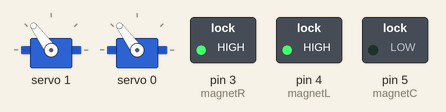
Recording of a sketch running on a simulated Arduino Uno, built with avr-gcc and run on an emulated ATmega328P. Parts: 2 × servo, switched loads named in the sketch (green lamp = pin HIGH).

Above: at 1.05 s.
At 2.0 s:
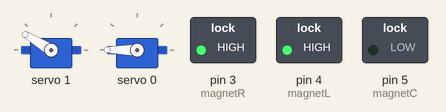
At 3.0 s:
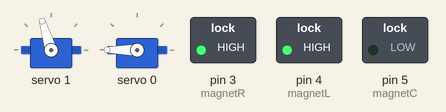
At 4.95 s:
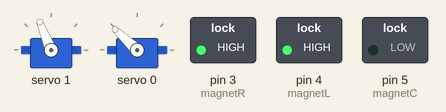
Timing chart, 0 to 6.4 s (numbered marks = the images above):
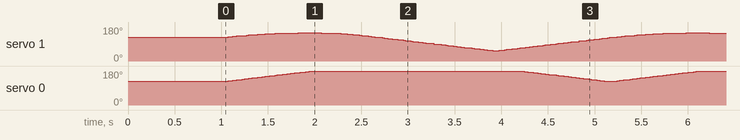

The sketch:

climb.ino
```cpp
#include <Wire.h>
#include <Adafruit_PWMServoDriver.h>

#define PI 3.1415926535897932384626
#define ANGLE_DEFAULT 90

int pinArmL = 1;
int pinArmR = 0;

int magnetR = 3;
int magnetL = 4;
int magnetC = 5;

Adafruit_PWMServoDriver pwm = Adafruit_PWMServoDriver();

void setup()
{
  // Initialize servo motor
  pwm.begin();
  pwm.setPWMFreq(50);
  pwm.setPWM(pinArmL, 0, map(ANGLE_DEFAULT, 0, 180, 150, 600));
  pwm.setPWM(pinArmR, 0, map(ANGLE_DEFAULT, 0, 180, 150, 600));

  // Initialize magnet
  pinMode(magnetR, OUTPUT);
  pinMode(magnetL, OUTPUT);
  pinMode(magnetC, OUTPUT);
  digitalWrite(magnetL, HIGH);
  digitalWrite(magnetR, HIGH);
  delay(1000);

  // Servo test code
  //  delay(10000);
  //  for (float theta = 0;; theta += 0.01) {
  //    pwm.setPWM(pinArmR, 0, ANGLE_DEFAULT + sin(theta) * 70);
  //    delay(10);
  //  }
}

void setServo(double l, double r)
{
  double angleLeft = ANGLE_DEFAULT + 150 - l * 180 / PI;
  double angleRight = ANGLE_DEFAULT + r * 180 / PI - 150;

  pwm.setPWM(pinArmL, 0, map(angleLeft, 0, 180, 150, 600));
  pwm.setPWM(pinArmR, 0, map(angleRight, 0, 180, 150, 600));
  delay(10);
}

void loop()
{
  setServo(2.6179938779914944, 2.6179938779914944);
  setServo(2.6080887603469263, 2.627993877991494);
  setServo(2.5983699241894533, 2.637993877991494);
  setServo(2.5888324069118784, 2.6479938779914938);
  setServo(2.5794715719881314, 2.6579938779914936);
  setServo(2.570283082169766, 2.6679938779914933);
  setServo(2.5612628755049816, 2.677993877991493);
  setServo(2.552407143826484, 2.687993877991493);
  setServo(2.5437123134058095, 2.6979938779914927);
  setServo(2.535175027514824, 2.7079938779914925);
  setServo(2.526792130671116, 2.7179938779914923);
  setServo(2.518560654374376, 2.727993877991492);
  setServo(2.510477804166715, 2.737993877991492);
  setServo(2.5025409478715375, 2.7479938779914916);
  setServo(2.4947476048844157, 2.7579938779914914);
  setServo(2.48709543640514, 2.767993877991491);
  setServo(2.4795822365139273, 2.777993877991491);
  setServo(2.4722059240064556, 2.787993877991491);
  setServo(2.464964534912592, 2.7979938779914906);
  setServo(2.4578562156323684, 2.8079938779914904);
  setServo(2.4508792166305833, 2.81799387799149);
  setServo(2.4440318866377906, 2.82799387799149);
  setServo(2.43731266731149, 2.8379938779914897);
  setServo(2.430720088316199, 2.8479938779914895);
  setServo(2.424252762785689, 2.8579938779914893);
  setServo(2.417909383134479, 2.867993877991489);
  setServo(2.411688717189182, 2.877993877991489);
  setServo(2.40558960461331, 2.8879938779914887);
  setServo(2.3996109536019175, 2.8979938779914884);
  setServo(2.393751737824707, 2.9079938779914882);
  setServo(2.3880109935985643, 2.917993877991488);
  setServo(2.3823878172721606, 2.927993877991488);
  setServo(2.3768813628071164, 2.9379938779914876);
  setServo(2.3714908395416994, 2.9479938779914874);
  setServo(2.3662155101243356, 2.957993877991487);
  setServo(2.361054688605503, 2.967993877991487);
  setServo(2.356007738677685, 2.9779938779914867);
  setServo(2.3510740720539913, 2.9879938779914865);
  setServo(2.3462531469770083, 2.9979938779914863);
  setServo(2.3415444668502854, 3.007993877991486);
  setServo(2.3369475789855705, 3.017993877991486);
  setServo(2.3324620734595993, 3.0279938779914857);
  setServo(2.3280875820748275, 3.0379938779914855);
  setServo(2.323823777419267, 3.0479938779914852);
  setServo(2.319670372020787, 3.057993877991485);
  setServo(2.3156271175920637, 3.067993877991485);
  setServo(2.311693804362654, 3.0779938779914846);
  setServo(2.307870260495037, 3.0879938779914844);
  setServo(2.3041563515820616, 3.097993877991484);
  setServo(2.300551980223603, 3.107993877991484);
  setServo(2.297057085680106, 3.1179938779914838);
  setServo(2.29367164360218, 3.1279938779914835);
  setServo(2.290395665834148, 3.1379938779914833);
  setServo(2.2872292002916934, 3.147993877991483);
  setServo(2.284172330911467, 3.157993877991483);
  setServo(2.281225177674157, 3.1679938779914827);
  setServo(2.2783878967002855, 3.1779938779914825);
  setServo(2.2756606804183943, 3.1879938779914823);
  setServo(2.2730437578076454, 3.197993877991482);
  setServo(2.270537394714675, 3.207993877991482);
  setServo(2.268141894246795, 3.2179938779914816);
  setServo(2.2658575972428783, 3.2279938779914814);
  setServo(2.263684882823902, 3.237993877991481);
  setServo(2.261624169025665, 3.247993877991481);
  setServo(2.2596759135165323, 3.2579938779914808);
  setServo(2.2578406144031575, 3.2679938779914806);
  setServo(2.2561188111280086, 3.2779938779914803);
  setServo(2.2545110854627346, 3.28799387799148);
  setServo(2.2530180626020084, 3.29799387799148);
  setServo(2.251640412362907, 3.3079938779914797);
  setServo(2.2503788504956783, 3.3179938779914795);
  setServo(2.24923414011222, 3.3279938779914793);
  setServo(2.2482070932393827, 3.337993877991479);
  setServo(2.2472985725048855, 3.347993877991479);
  setServo(2.2465094929646328, 3.3579938779914786);
  setServo(2.2458408240810277, 3.3679938779914784);
  setServo(2.245293591862879, 3.377993877991478);
  setServo(2.2448688811787867, 3.387993877991478);
  setServo(2.2445678382569914, 3.397993877991478);
  setServo(2.244391673386195, 3.4079938779914776);
  setServo(2.244341663833298, 3.4179938779914774);
  setServo(2.2444191569959338, 3.427993877991477);
  setServo(2.2446255738094614, 3.437993877991477);
  setServo(2.244962412430345, 3.4479938779914767);
  setServo(2.2454312522203814, 3.4579938779914765);
  setServo(2.246033758058926, 3.4679938779914763);
  setServo(2.2467716850134924, 3.477993877991476);
  setServo(2.247646883402639, 3.487993877991476);
  setServo(2.248661304289151, 3.4979938779914757);
  setServo(2.249817005446061, 3.5079938779914754);
  setServo(2.2511161578434367, 3.5179938779914752);
  setServo(2.25256105270975, 3.527993877991475);
  setServo(2.2541541092286685, 3.537993877991475);
  setServo(2.255897882939948, 3.5479938779914746);
  setServo(2.257795074922328, 3.5579938779914744);
  setServo(2.25984854184684, 3.567993877991474);
  setServo(2.2620613070012716, 3.577993877991474);
  setServo(2.264436572400716, 3.5879938779914737);
  setServo(2.2669777321158144, 3.5979938779914735);
  setServo(2.2696883869697775, 3.6079938779914733);
  setServo(2.272572360778077, 3.617993877991473);
  setServo(2.275633718331739, 3.627993877991473);
  setServo(2.2788767853569563, 3.6379938779914727);
  setServo(2.282306170721722, 3.6479938779914725);
  setServo(2.285926791205247, 3.6579938779914722);
  setServo(2.2897438992000887, 3.667993877991472);
  setServo(2.293763113781964, 3.677993877991472);
  setServo(2.2979904556609267, 3.6879938779914716);
  setServo(2.302432386623106, 3.6979938779914714);
  setServo(2.307095854188962, 3.707993877991471);
  setServo(2.3119883423573127, 3.717993877991471);
  setServo(2.3171179294813733, 3.7279938779914708);
  setServo(2.322493354543091, 3.7379938779914705);
  setServo(2.328124093367221, 3.7479938779914703);
  setServo(2.334020446663315, 3.75799387799147);
  setServo(2.340193642223716, 3.76799387799147);
  setServo(2.3466559541685115, 3.7779938779914697);
  setServo(2.3534208428543586, 3.7879938779914695);
  setServo(2.360503120009227, 3.7979938779914693);
  setServo(2.367919144897347, 3.807993877991469);
  setServo(2.37568705896883, 3.817993877991469);
  setServo(2.3838270686651906, 3.8279938779914686);
  setServo(2.392361789066849, 3.8379938779914684);
  setServo(2.4013166652238174, 3.847993877991468);
  setServo(2.4107204938214473, 3.857993877991468);
  setServo(2.417889439579052, 3.865295867600535);
  setServo(2.427889439579052, 3.8750479836405853);
  setServo(2.4378894395790516, 3.8843276336079247);
  setServo(2.4478894395790514, 3.893166465017474);
  setServo(2.457889439579051, 3.9015923120956995);
  setServo(2.467889439579051, 3.9096298096396453);
  setServo(2.4778894395790507, 3.917300884965979);
  setServo(2.4878894395790505, 3.9246251563299905);
  setServo(2.4978894395790503, 3.931620258697008);
  setServo(2.50788943957905, 3.9383021124487243);
  setServo(2.51788943957905, 3.944685146801552);
  setServo(2.5278894395790497, 3.950782486942793);
  setServo(2.5378894395790494, 3.9566061118457494);
  setServo(2.5478894395790492, 3.9621669881980646);
  setServo(2.557889439579049, 3.967475184724796);
  setServo(2.567889439579049, 3.9725399703083735);
  setServo(2.5778894395790486, 3.977369898630345);
  setServo(2.5878894395790484, 3.9819728815336632);
  setServo(2.597889439579048, 3.9863562528919028);
  setServo(2.607889439579048, 3.990526824446413);
  setServo(2.6178894395790477, 3.9944909348133995);
  setServo(2.6278894395790475, 3.9982544926556525);
  setServo(2.6378894395790473, 4.001823014846517);
  setServo(2.647889439579047, 4.0052016603181855);
  setServo(2.657889439579047, 4.008395260175865);
  setServo(2.6678894395790467, 4.011408344568751);
  setServo(2.6778894395790465, 4.014245166733992);
  setServo(2.6878894395790462, 4.016909724567995);
  setServo(2.697889439579046, 4.019405780027878);
  setServo(2.707889439579046, 4.0217368766228105);
  setServo(2.7178894395790456, 4.023906355218944);
  setServo(2.7278894395790454, 4.025917368350992);
  setServo(2.737889439579045, 4.027772893207932);
  setServo(2.747889439579045, 4.029475743438322);
  setServo(2.7578894395790448, 4.031028579902037);
  setServo(2.7678894395790445, 4.032433920479372);
  setServo(2.7778894395790443, 4.033694149034707);
  setServo(2.787889439579044, 4.034811523620171);
  setServo(2.797889439579044, 4.035788183994567);
  setServo(2.8078894395790437, 4.036626158524054);
  setServo(2.8178894395790435, 4.03732737052337);
  setServo(2.8278894395790433, 4.0378936440898086);
  setServo(2.837889439579043, 4.038326709476317);
  setServo(2.847889439579043, 4.038628208044974);
  setServo(2.8578894395790426, 4.038799696837716);
  setServo(2.8678894395790424, 4.038842652797214);
  setServo(2.877889439579042, 4.038758476667391);
  setServo(2.887889439579042, 4.038548496599921);
  setServo(2.8978894395790418, 4.0382139714905065);
  setServo(2.9078894395790416, 4.037756094066204);
  setServo(2.9178894395790413, 4.037175993742975);
  setServo(2.927889439579041, 4.036474739270771);
  setServo(2.937889439579041, 4.035653341181693);
  setServo(2.9478894395790407, 4.034712754055368);
  setServo(2.9578894395790405, 4.033653878614124);
  setServo(2.9678894395790403, 4.032477563659594);
  setServo(2.97788943957904, 4.031184607860899);
  setServo(2.98788943957904, 4.029775761404071);
  setServo(2.9978894395790396, 4.028251727510854);
  setServo(3.0078894395790394, 4.026613163834796);
  setServo(3.017889439579039, 4.024860683741339);
  setServo(3.027889439579039, 4.02299485747821);
  setServo(3.037889439579039, 4.021016213241657);
  setServo(3.0478894395790386, 4.018925238143524);
  setServo(3.0578894395790384, 4.016722379083616);
  setServo(3.067889439579038, 4.014408043531413);
  setServo(3.077889439579038, 4.011982600220455);
  setServo(3.0878894395790377, 4.009446379758719);
  setServo(3.0978894395790375, 4.006799675157483);
  setServo(3.1078894395790373, 4.004042742280954);
  setServo(3.117889439579037, 4.001175800218794);
  setServo(3.127889439579037, 3.998199031582838);
  setServo(3.1378894395790367, 3.9951125827294156);
  setServo(3.1478894395790364, 3.99191656390832);
  setServo(3.1578894395790362, 3.988611049338294);
  setServo(3.167889439579036, 3.9851960772109627);
  setServo(3.177889439579036, 3.9816716496206226);
  setServo(3.1878894395790356, 3.9780377324222296);
  setServo(3.1978894395790354, 3.974294255014994);
  setServo(3.207889439579035, 3.9704411100515022);
  setServo(3.217889439579035, 3.9664781530708333);
  setServo(3.2278894395790347, 3.9624052020540006);
  setServo(3.2378894395790345, 3.9582220368995866);
  setServo(3.2478894395790343, 3.9539283988175806);
  setServo(3.257889439579034, 3.9495239896381134);
  setServo(3.267889439579034, 3.9450084710323603);
  setServo(3.2778894395790337, 3.940381463641823);
  setServo(3.2878894395790335, 3.9356425461117874);
  setServo(3.2978894395790332, 3.930791254024603);
  setServo(3.307889439579033, 3.925827078727458);
  setServo(3.317889439579033, 3.920749466049028);
  setServo(3.3278894395790326, 3.9155578148985715);
  setServo(3.3378894395790324, 3.9102514757404414);
  setServo(3.347889439579032, 3.904829748936172);
  setServo(3.357889439579032, 3.899291882945399);
  setServo(3.3678894395790318, 3.8936370723761455);
  setServo(3.3778894395790315, 3.8878644558736544);
  setServo(3.3878894395790313, 3.8819731138361564);
  setServo(3.397889439579031, 3.8759620659444263);
  setServo(3.407889439579031, 3.8698302684908104);
  setServo(3.4178894395790307, 3.863576611491586);
  setServo(3.4278894395790305, 3.857199915565045);
  setServo(3.4378894395790303, 3.8506989285554893);
  setServo(3.44788943957903, 3.8440723218813235);
  setServo(3.45788943957903, 3.8373186865828246);
  setServo(3.4678894395790296, 3.8304365290424216);
  setServo(3.4778894395790294, 3.8234242663472324);
  setServo(3.487889439579029, 3.8162802212599005);
  setServo(3.497889439579029, 3.809002616759911);
  setServo(3.5078894395790288, 3.8015895701127143);
  setServo(3.5178894395790286, 3.7940390864190245);
  setServo(3.5278894395790283, 3.786349051590339);
  setServo(3.537889439579028, 3.7785172246900856);
  setServo(3.547889439579028, 3.7705412295717244);
  setServo(3.5578894395790277, 3.762418545736075);
  setServo(3.5678894395790275, 3.7541464983195127);
  setServo(3.5778894395790273, 3.745722247112559);
  setServo(3.587889439579027, 3.7371427744939676);
  setServo(3.597889439579027, 3.728404872149);
  setServo(3.6078894395790266, 3.719505126421005);
  setServo(3.6178894395790264, 3.7104399021226655);
  setServo(3.627889439579026, 3.701205324606314);
  setServo(3.637889439579026, 3.691797259860967);
  setServo(3.647889439579026, 3.682211292365828);
  setServo(3.6578894395790256, 3.6724427003850106);
  setServo(3.665191429188092, 3.665191429188092);
  setServo(3.655191429188092, 3.655191429188092);
  setServo(3.6451914291880922, 3.6451914291880922);
  setServo(3.6351914291880925, 3.6351914291880925);
  setServo(3.6251914291880927, 3.6251914291880927);
  setServo(3.615191429188093, 3.615191429188093);
  setServo(3.605191429188093, 3.605191429188093);
  setServo(3.5951914291880933, 3.5951914291880933);
  setServo(3.5851914291880935, 3.5851914291880935);
  setServo(3.5751914291880937, 3.5751914291880937);
  setServo(3.565191429188094, 3.565191429188094);
  setServo(3.555191429188094, 3.555191429188094);
  setServo(3.5451914291880944, 3.5451914291880944);
  setServo(3.5351914291880946, 3.5351914291880946);
  setServo(3.525191429188095, 3.525191429188095);
  setServo(3.515191429188095, 3.515191429188095);
  setServo(3.5051914291880952, 3.5051914291880952);
  setServo(3.4951914291880954, 3.4951914291880954);
  setServo(3.4851914291880957, 3.4851914291880957);
  setServo(3.475191429188096, 3.475191429188096);
  setServo(3.465191429188096, 3.465191429188096);
  setServo(3.4551914291880963, 3.4551914291880963);
  setServo(3.4451914291880965, 3.4451914291880965);
  setServo(3.4351914291880967, 3.4351914291880967);
  setServo(3.425191429188097, 3.425191429188097);
  setServo(3.415191429188097, 3.415191429188097);
  setServo(3.4051914291880974, 3.4051914291880974);
  setServo(3.3951914291880976, 3.3951914291880976);
  setServo(3.385191429188098, 3.385191429188098);
  setServo(3.375191429188098, 3.375191429188098);
  setServo(3.365191429188098, 3.365191429188098);
  setServo(3.3551914291880984, 3.3551914291880984);
  setServo(3.3451914291880986, 3.3451914291880986);
  setServo(3.335191429188099, 3.335191429188099);
  setServo(3.325191429188099, 3.325191429188099);
  setServo(3.3151914291880993, 3.3151914291880993);
  setServo(3.3051914291880995, 3.3051914291880995);
  setServo(3.2951914291880997, 3.2951914291880997);
  setServo(3.2851914291881, 3.2851914291881);
  setServo(3.2751914291881, 3.2751914291881);
  setServo(3.2651914291881003, 3.2651914291881003);
  setServo(3.2551914291881006, 3.2551914291881006);
  setServo(3.2451914291881008, 3.2451914291881008);
  setServo(3.235191429188101, 3.235191429188101);
  setServo(3.225191429188101, 3.225191429188101);
  setServo(3.2151914291881014, 3.2151914291881014);
  setServo(3.2051914291881016, 3.2051914291881016);
  setServo(3.195191429188102, 3.195191429188102);
  setServo(3.185191429188102, 3.185191429188102);
  setServo(3.1751914291881023, 3.1751914291881023);
  setServo(3.1651914291881025, 3.1651914291881025);
  setServo(3.1551914291881027, 3.1551914291881027);
  setServo(3.145191429188103, 3.145191429188103);
  setServo(3.135191429188103, 3.135191429188103);
  setServo(3.1251914291881033, 3.1251914291881033);
  setServo(3.1151914291881035, 3.1151914291881035);
  setServo(3.1051914291881038, 3.1051914291881038);
  setServo(3.095191429188104, 3.095191429188104);
  setServo(3.085191429188104, 3.085191429188104);
  setServo(3.0751914291881044, 3.0751914291881044);
  setServo(3.0651914291881046, 3.0651914291881046);
  setServo(3.055191429188105, 3.055191429188105);
  setServo(3.045191429188105, 3.045191429188105);
  setServo(3.0351914291881052, 3.0351914291881052);
  setServo(3.0251914291881055, 3.0251914291881055);
  setServo(3.0151914291881057, 3.0151914291881057);
  setServo(3.005191429188106, 3.005191429188106);
  setServo(2.995191429188106, 2.995191429188106);
  setServo(2.9851914291881063, 2.9851914291881063);
  setServo(2.9751914291881065, 2.9751914291881065);
  setServo(2.9651914291881067, 2.9651914291881067);
  setServo(2.955191429188107, 2.955191429188107);
  setServo(2.945191429188107, 2.945191429188107);
  setServo(2.9351914291881074, 2.9351914291881074);
  setServo(2.9251914291881076, 2.9251914291881076);
  setServo(2.915191429188108, 2.915191429188108);
  setServo(2.905191429188108, 2.905191429188108);
  setServo(2.8951914291881082, 2.8951914291881082);
  setServo(2.8851914291881084, 2.8851914291881084);
  setServo(2.8751914291881087, 2.8751914291881087);
  setServo(2.865191429188109, 2.865191429188109);
  setServo(2.855191429188109, 2.855191429188109);
  setServo(2.8451914291881093, 2.8451914291881093);
  setServo(2.8351914291881095, 2.8351914291881095);
  setServo(2.8251914291881097, 2.8251914291881097);
  setServo(2.81519142918811, 2.81519142918811);
  setServo(2.80519142918811, 2.80519142918811);
  setServo(2.7951914291881104, 2.7951914291881104);
  setServo(2.7851914291881106, 2.7851914291881106);
  setServo(2.775191429188111, 2.775191429188111);
  setServo(2.765191429188111, 2.765191429188111);
  setServo(2.755191429188111, 2.755191429188111);
  setServo(2.7451914291881114, 2.7451914291881114);
  setServo(2.7351914291881116, 2.7351914291881116);
  setServo(2.725191429188112, 2.725191429188112);
  setServo(2.715191429188112, 2.715191429188112);
  setServo(2.7051914291881123, 2.7051914291881123);
  setServo(2.6951914291881125, 2.6951914291881125);
  setServo(2.6851914291881127, 2.6851914291881127);
  setServo(2.675191429188113, 2.675191429188113);
  setServo(2.665191429188113, 2.665191429188113);
  setServo(2.6551914291881134, 2.6551914291881134);
  setServo(2.6451914291881136, 2.6451914291881136);
  setServo(2.6351914291881138, 2.6351914291881138);
  setServo(2.625191429188114, 2.625191429188114);
}
```
